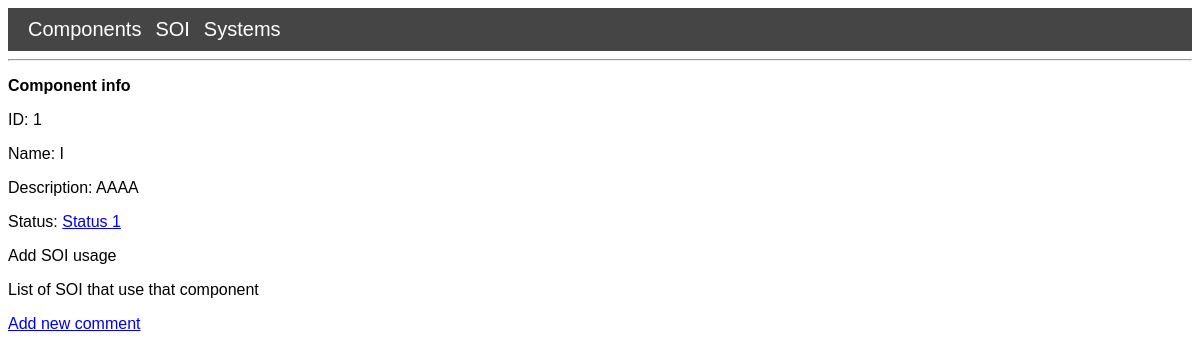
The page /component_view/1 on the database as committed earlier.
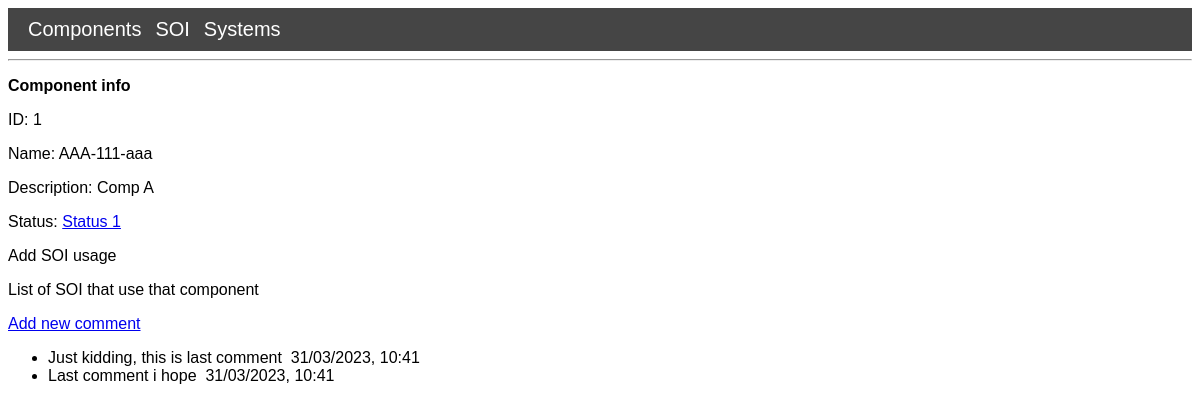
The same page on the database as committed later.
### app/models.py (models this page shows, shortened)
class Component(db.Model):
    component_id = db.Column(db.Integer, primary_key=True)
    component_name = db.Column(db.String(160), unique=True)
    component_description = db.Column(db.String(160))
    component_status = db.Column(db.String(160))
    component_comments = db.relationship(
        "ComponentComment", backref="component", lazy=True
    )
    soi_joint = db.relationship("ComponentSoi", backref="component", lazy=True)

class ComponentComment(db.Model):
    component_comment_id = db.Column(db.Integer, primary_key=True)
    what_component_id = db.Column(db.Integer, db.ForeignKey("component.component_id"))
    component_comment_text = db.Column(db.String(160))
    timestamp = db.Column(db.DateTime, index=True, default=datetime.utcnow)

### app/routes.py (the view)
@app.route("/component_view/<component_id>", methods=["GET", "POST"])
def component_view(component_id):
    component = Component.query.get(component_id)
    comments_list = ComponentComment.query.filter_by(
        what_component_id=component_id
    ).order_by(ComponentComment.component_comment_id.desc())
    return render_template(
        "view/component_view.html",
        title=f"{component.component_name}",
        component=component,
        comments_list=comments_list,
    )

### app/templates/view/component_view.html
{% extends "base.html" %}
{% block content %}
<body>
    <b>Component info</b>
    <p>ID: {{ component.component_id }}</p>
    <p>Name: {{ component.component_name }}</p>
    <p>Description: {{ component.component_description}}</p>
    <p>Status: <a href="{{ url_for('component_change_status', component_id=component.component_id) }}">{{ component.component_status }}</a></p>
    <p>Add SOI usage</p>
    <p>List of SOI that use that component</p>
    <a href="{{ url_for('add_component_comment', component_id=component.component_id) }}">Add new comment</a>
    <ul>
      {% for comment in comments_list %}
      <li>
        {{ comment.component_comment_text }}&nbsp
        {{ comment.timestamp.strftime("%d/%m/%Y, %H:%M") }}
      </li>
      {% endfor %}
    </ul>
</body>
{% endblock %}

Rows that differ between the two databases and show on the page:
changed Component "Status 1": component_name "I" → "AAA-111-aaa"; component_description "AAAA" → "Comp A"
added ComponentComment: component_comment_text "Just kidding, this is last comment", timestamp "31/03/2023, 10:41"
added ComponentComment: component_comment_text "Last comment i hope", timestamp "31/03/2023, 10:41"
